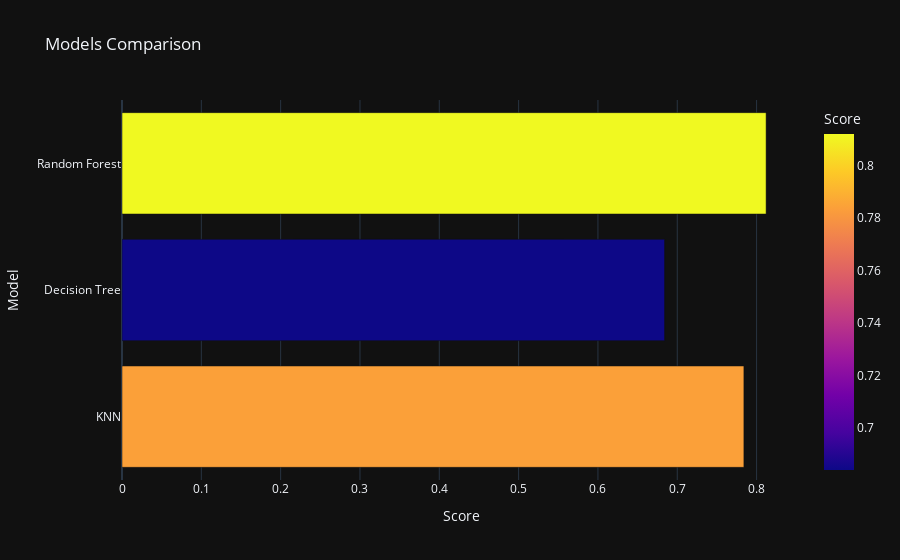

Write notebook code for a chart like this one.
### Code cell
px.bar(data_frame = models, x = 'Score', y = 'Model', color = 'Score', template = 'plotly_dark', 
       title = 'Models Comparison')

### Figure 1 — Plotly figure (JSON) as saved in the notebook; plotly's stock layout.template omitted (floating-point values rounded to 4 significant figures)
{"data": [{"alignmentgroup": "True", "hovertemplate": "Score=%{marker.color}<br>Model=%{y}<extra></extra>", "legendgroup": "", "marker": {"color": [0.784, 0.684, 0.812], "coloraxis": "coloraxis", "pattern": {"shape": ""}}, "name": "", "offsetgroup": "", "orientation": "h", "showlegend": false, "textposition": "auto", "type": "bar", "x": [0.784, 0.684, 0.812], "xaxis": "x", "y": ["KNN", "Decision Tree", "Random Forest"], "yaxis": "y"}], "layout": {"autosize": true, "barmode": "relative", "coloraxis": {"colorbar": {"title": {"text": "Score"}}, "colorscale": [[0, "#0d0887"], [0.1111, "#46039f"], [0.2222, "#7201a8"], [0.3333, "#9c179e"], [0.4444, "#bd3786"], [0.5556, "#d8576b"], [0.6667, "#ed7953"], [0.7778, "#fb9f3a"], [0.8889, "#fdca26"], [1, "#f0f921"]]}, "legend": {"tracegroupgap": 0}, "title": {"text": "Models Comparison"}, "xaxis": {"anchor": "y", "autorange": true, "domain": [0, 1], "range": [0, 0.8547], "title": {"text": "Score"}, "type": "linear"}, "yaxis": {"anchor": "x", "autorange": true, "domain": [0, 1], "range": [-0.5, 2.5], "title": {"text": "Model"}, "type": "category"}}}
